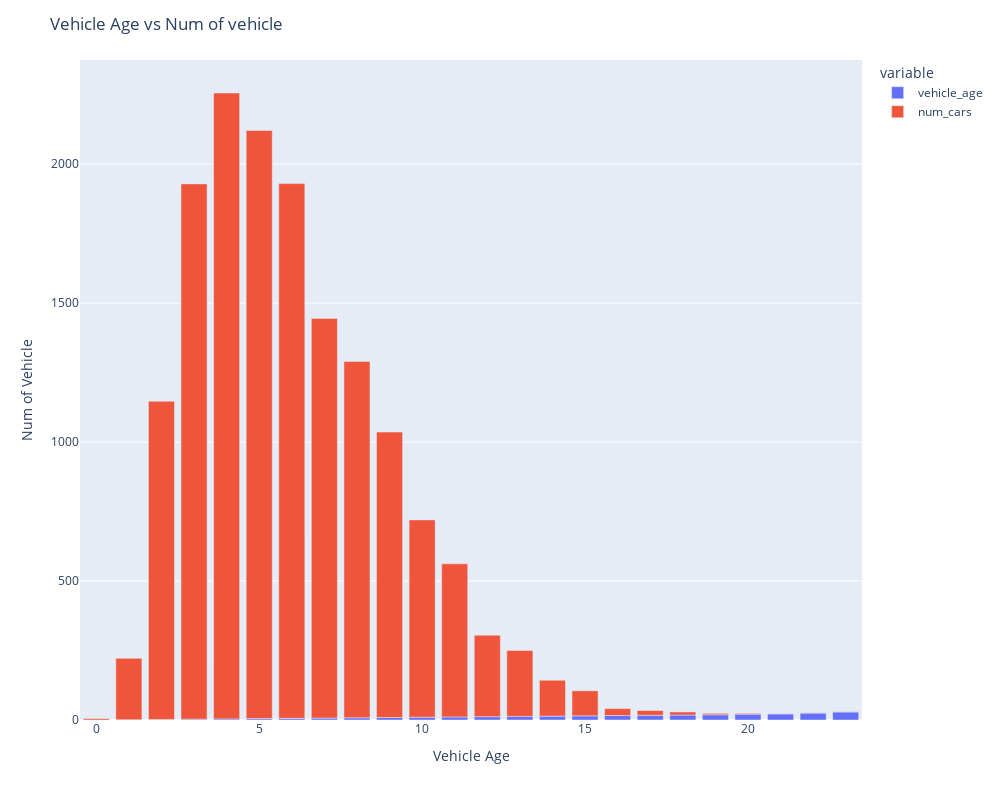

Here is the notebook cell this chart was saved with:
### Code cell
fig = psx.bar(num_of_cars)
fig.update_layout(xaxis_title="Vehicle Age",yaxis_title="Num of Vehicle",title="Vehicle Age vs Num of vehicle")
fig.update_layout(width=1000, height=800)
fig.write_image("VehicleAgeNumOFVehicle.jpg")
fig.show()

### Figure 1 — Plotly figure (JSON) as saved in the notebook; plotly's stock layout.template omitted (floating-point values rounded to 4 significant figures)
{"data": [{"hovertemplate": "variable=vehicle_age<br>index=%{x}<br>value=%{y}<extra></extra>", "legendgroup": "vehicle_age", "marker": {"color": "#636efa", "pattern": {"shape": ""}}, "name": "vehicle_age", "orientation": "v", "showlegend": true, "textposition": "auto", "type": "bar", "x": [0, 1, 2, 3, 4, 5, 6, 7, 8, 9, 10, 11, 12, 13, 14, 15, 16, 17, 18, 19, 20, 21, 22, 23], "xaxis": "x", "y": [0, 1, 2, 3, 4, 5, 6, 7, 8, 9, 10, 11, 12, 13, 14, 15, 16, 17, 18, 19, 21, 22, 25, 29], "yaxis": "y"}, {"hovertemplate": "variable=num_cars<br>index=%{x}<br>value=%{y}<extra></extra>", "legendgroup": "num_cars", "marker": {"color": "#EF553B", "pattern": {"shape": ""}}, "name": "num_cars", "orientation": "v", "showlegend": true, "textposition": "auto", "type": "bar", "x": [0, 1, 2, 3, 4, 5, 6, 7, 8, 9, 10, 11, 12, 13, 14, 15, 16, 17, 18, 19, 20, 21, 22, 23], "xaxis": "x", "y": [5, 221, 1145, 1926, 2252, 2116, 1924, 1438, 1282, 1027, 710, 551, 293, 237, 129, 90, 25, 17, 11, 5, 3, 1, 1, 1], "yaxis": "y"}], "layout": {"barmode": "relative", "height": 800, "legend": {"title": {"text": "variable"}, "tracegroupgap": 0}, "margin": {"t": 60}, "title": {"text": "Vehicle Age vs Num of vehicle"}, "width": 1000, "xaxis": {"anchor": "y", "autorange": true, "domain": [0, 1], "range": [-0.5, 23.5], "title": {"text": "Vehicle Age"}, "type": "linear"}, "yaxis": {"anchor": "x", "autorange": true, "domain": [0, 1], "range": [0, 2375.0], "title": {"text": "Num of Vehicle"}, "type": "linear"}}}
